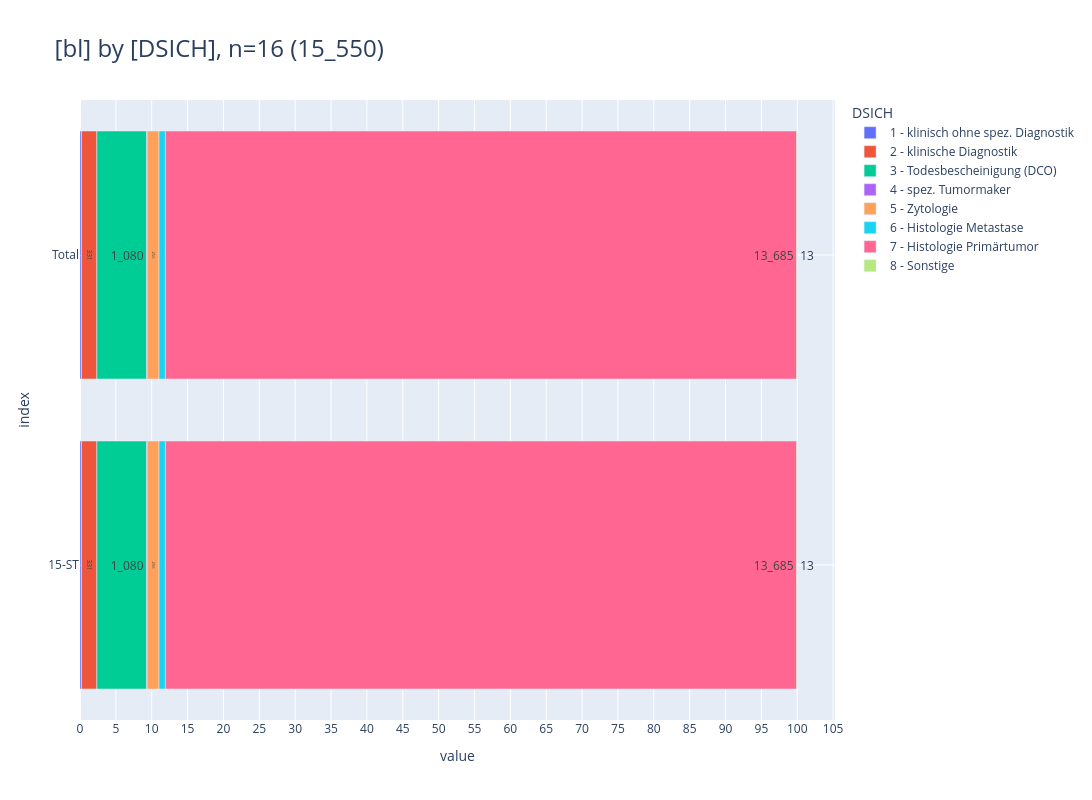

The cell this chart's notebook holds for it:
### Markdown cell above
<br>

### <a id='toc1_5_3_'></a>[Diagnosesicherung](#toc0_)
- **Filter: DJ = 2023, C44 und D-Diagnosen sind ausgeschlossen**

> 💡 `ZfKD`: _"auffällig ist der hohe Anteil an fehlenden Diagnosesicherungen in `08-BW`"_
> 
> 💡 `ZfKD`: _"ebenfalls auffällig: Anzahl dokumentierter Obduktionen in `02-HH`. Da gleichzeitig auch DCO Fälle markiert sind ist ein Skriptfehler rund um die DCO Kodierung 0 vs 3 unwahrscheinlich"_

### Code cell
_alias = "DSICH"
_df = (
    show_freqs(alias=_alias)
    .merge(dim_dsich_epi, left_on=_alias, right_index=True, how="left")[
        ["kkr", "label", "cnt"]
    ]
    .rename(columns={"kkr": "bl", "label": _alias})
)
_=pls.plot_stacked_bars(
    _df,
    orientation="h",
    normalize=False,
    relative=True,
    dropna=False,
    sort_values_index=False,
    show_total=True,
    height=800,
)

### Figure 1 — Plotly figure (JSON) as saved in the notebook; plotly's stock layout.template omitted (floating-point values rounded to 4 significant figures)
{"data": [{"hovertemplate": "col=1 - klinisch ohne spez. Diagnostik<br>value=%{x}<br>index=%{y}<br>cnt_str=%{text}<extra></extra>", "legendgroup": "1 - klinisch ohne spez. Diagnostik", "marker": {"color": "#636EFA", "pattern": {"shape": ""}}, "name": "1 - klinisch ohne spez. Diagnostik", "orientation": "h", "showlegend": true, "text": ["34", "34"], "textposition": "auto", "type": "bar", "x": [34, 34], "xaxis": "x", "y": [" Total", "15-ST"], "yaxis": "y"}, {"hovertemplate": "col=2 - klinische Diagnostik<br>value=%{x}<br>index=%{y}<br>cnt_str=%{text}<extra></extra>", "legendgroup": "2 - klinische Diagnostik", "marker": {"color": "#EF553B", "pattern": {"shape": ""}}, "name": "2 - klinische Diagnostik", "orientation": "h", "showlegend": true, "text": ["331", "331"], "textposition": "auto", "type": "bar", "x": [331, 331], "xaxis": "x", "y": [" Total", "15-ST"], "yaxis": "y"}, {"hovertemplate": "col=3 - Todesbescheinigung (DCO)<br>value=%{x}<br>index=%{y}<br>cnt_str=%{text}<extra></extra>", "legendgroup": "3 - Todesbescheinigung (DCO)", "marker": {"color": "#00CC96", "pattern": {"shape": ""}}, "name": "3 - Todesbescheinigung (DCO)", "orientation": "h", "showlegend": true, "text": ["1_080", "1_080"], "textposition": "auto", "type": "bar", "x": [1080, 1080], "xaxis": "x", "y": [" Total", "15-ST"], "yaxis": "y"}, {"hovertemplate": "col=4 - spez. Tumormaker<br>value=%{x}<br>index=%{y}<br>cnt_str=%{text}<extra></extra>", "legendgroup": "4 - spez. Tumormaker", "marker": {"color": "#AB63FA", "pattern": {"shape": ""}}, "name": "4 - spez. Tumormaker", "orientation": "h", "showlegend": true, "text": ["12", "12"], "textposition": "auto", "type": "bar", "x": [12, 12], "xaxis": "x", "y": [" Total", "15-ST"], "yaxis": "y"}, {"hovertemplate": "col=5 - Zytologie<br>value=%{x}<br>index=%{y}<br>cnt_str=%{text}<extra></extra>", "legendgroup": "5 - Zytologie", "marker": {"color": "#FFA15A", "pattern": {"shape": ""}}, "name": "5 - Zytologie", "orientation": "h", "showlegend": true, "text": ["256", "256"], "textposition": "auto", "type": "bar", "x": [256, 256], "xaxis": "x", "y": [" Total", "15-ST"], "yaxis": "y"}, {"hovertemplate": "col=6 - Histologie Metastase<br>value=%{x}<br>index=%{y}<br>cnt_str=%{text}<extra></extra>", "legendgroup": "6 - Histologie Metastase", "marker": {"color": "#19D3F3", "pattern": {"shape": ""}}, "name": "6 - Histologie Metastase", "orientation": "h", "showlegend": true, "text": ["139", "139"], "textposition": "auto", "type": "bar", "x": [139, 139], "xaxis": "x", "y": [" Total", "15-ST"], "yaxis": "y"}, {"hovertemplate": "col=7 - Histologie Primärtumor<br>value=%{x}<br>index=%{y}<br>cnt_str=%{text}<extra></extra>", "legendgroup": "7 - Histologie Primärtumor", "marker": {"color": "#FF6692", "pattern": {"shape": ""}}, "name": "7 - Histologie Primärtumor", "orientation": "h", "showlegend": true, "text": ["13_685", "13_685"], "textposition": "auto", "type": "bar", "x": [13685, 13685], "xaxis": "x", "y": [" Total", "15-ST"], "yaxis": "y"}, {"hovertemplate": "col=8 - Sonstige<br>value=%{x}<br>index=%{y}<br>cnt_str=%{text}<extra></extra>", "legendgroup": "8 - Sonstige", "marker": {"color": "#B6E880", "pattern": {"shape": ""}}, "name": "8 - Sonstige", "orientation": "h", "showlegend": true, "text": ["13", "13"], "textposition": "auto", "type": "bar", "x": [13, 13], "xaxis": "x", "y": [" Total", "15-ST"], "yaxis": "y"}], "layout": {"barmode": "relative", "barnorm": "percent", "height": 800, "legend": {"title": {"text": "DSICH"}, "tracegroupgap": 0, "traceorder": "normal"}, "title": {"font": {"size": 24}, "text": "[bl] by [DSICH], n=16 (15_550)", "xanchor": "left", "y": 0.95, "yanchor": "top"}, "width": 2000, "xaxis": {"anchor": "y", "domain": [0, 1], "dtick": 5, "gridwidth": 1, "showgrid": true, "title": {"text": "value"}}, "yaxis": {"anchor": "x", "categoryarray": ["15-ST", " Total"], "categoryorder": "array", "domain": [0, 1], "gridwidth": 1, "showgrid": true, "title": {"text": "index"}}}}
